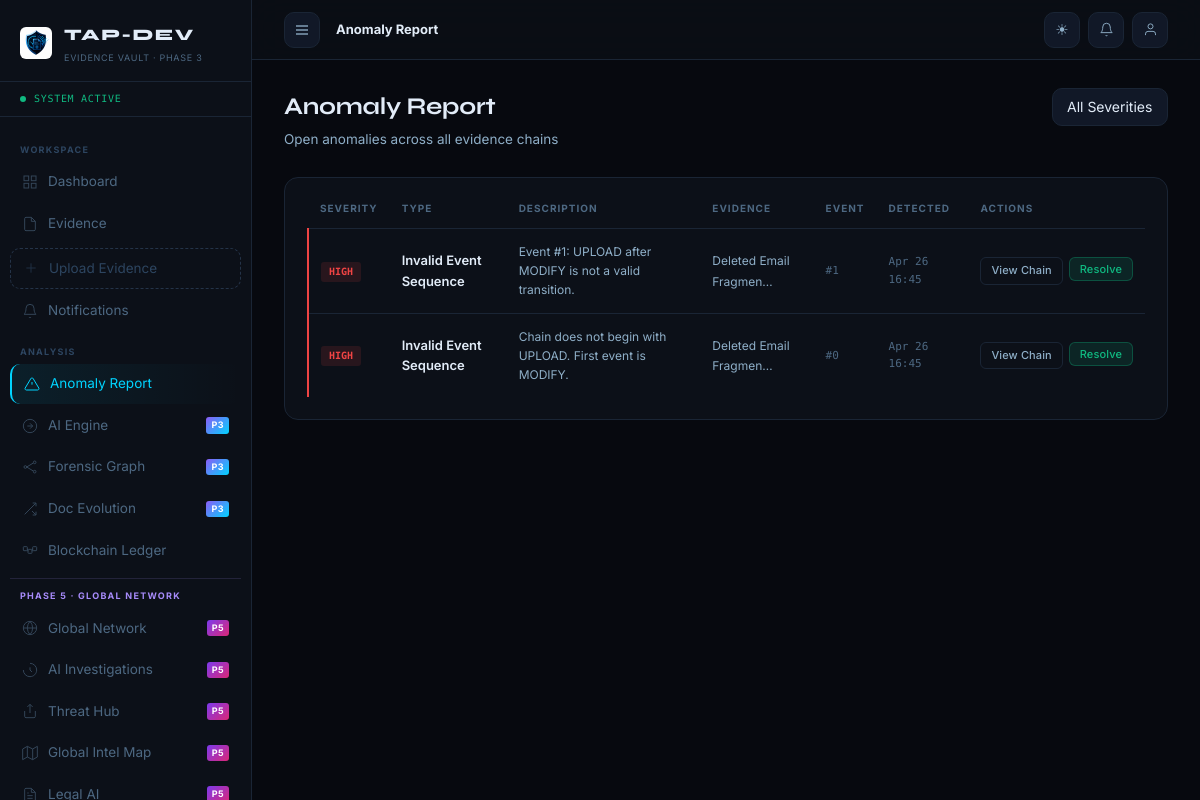
The page /analysis/anomalies/ (signed in) on the database its author committed.
### apps/analysis/models.py (models this page shows, shortened)
class Anomaly(models.Model):
    SEVERITY_CHOICES = [('LOW', 'Low'), ('MEDIUM', 'Medium'), ('HIGH', 'High')]
    ANOMALY_TYPES = [
        ('INVALID_SEQUENCE',   'Invalid Event Sequence'),
        ('BACKWARD_TIMESTAMP', 'Backward Timestamp'),
        ('MISSING_STEP',       'Missing Logical Step'),
        ('LARGE_GAP',          'Large Time Gap'),
        ('DUPLICATE_EVENT',    'Duplicate Event Type'),
        ('HASH_MISMATCH',      'Chain Hash Mismatch'),
        ('PREMATURE_VERIFY',   'Premature Verification'),
        ('ORPHAN_MODIFY',      'Orphan Modification'),
    ]
    evidence     = models.ForeignKey('tap_evidence.Evidence', on_delete=models.CASCADE, related_name='anomalies')
    anomaly_type = models.CharField(max_length=50, choices=ANOMALY_TYPES)
    description  = models.TextField()
    severity     = models.CharField(max_length=10, choices=SEVERITY_CHOICES)
    detected_at  = models.DateTimeField(auto_now_add=True)
    related_event = models.ForeignKey('tap_events.Event', null=True, blank=True, on_delete=models.SET_NULL)
    is_resolved  = models.BooleanField(default=False)
    resolved_by  = models.ForeignKey('auth.User', null=True, blank=True, on_delete=models.SET_NULL)
    resolved_at  = models.DateTimeField(null=True, blank=True)
    notes        = models.TextField(blank=True)
    class Meta:
        db_table = 'tap_anomalies'
        ordering = ['-detected_at']

### apps/evidence/models.py (models this page shows, shortened)
class Evidence(models.Model):
    STATUS_CHOICES = [
        ('PENDING','Pending'),('VERIFIED','Verified'),
        ('FLAGGED','Flagged'),('STORED','Stored'),('ARCHIVED','Archived'),
    ]
    EXPIRY_TYPE_CHOICES = [
        ('NONE', 'No Expiry'),
        ('TIMED', 'Time-Based'),
        ('EVENT', 'Event-Based'),
    ]
    title             = models.CharField(max_length=255)
    description       = models.TextField(blank=True)
    file              = models.FileField(upload_to=evidence_upload_path, null=True, blank=True)
    filename_original = models.CharField(max_length=255, blank=True)
    file_size         = models.BigIntegerField(default=0)
    mime_type         = models.CharField(max_length=100, blank=True)
    sha256_hash       = models.CharField(max_length=64, db_index=True)
    uploader          = models.ForeignKey(User, on_delete=models.CASCADE, related_name='submitted_evidence')
    created_at        = models.DateTimeField(auto_now_add=True)
    updated_at        = models.DateTimeField(auto_now=True)
    status            = models.CharField(max_length=20, choices=STATUS_CHOICES, default='PENDING')
    trust_score       = models.IntegerField(default=100)
    ipfs_cid          = models.CharField(max_length=255, blank=True)
    blockchain_tx     = models.CharField(max_length=255, blank=True)
    case_id           = models.CharField(max_length=100, blank=True, db_index=True)
    tags              = models.CharField(max_length=255, blank=True)
    version           = models.PositiveIntegerField(default=1)
    is_latest_version = models.BooleanField(default=True)
    parent_evidence   = models.ForeignKey('self', null=True, blank=True, on_delete=models.SET_NULL, related_name='versions')
    expiry_enabled    = models.BooleanField(default=False)
    expiry_type       = models.CharField(max_length=10, choices=EXPIRY_TYPE_CHOICES, default='NONE')
    expires_at        = models.DateTimeField(null=True, blank=True, db_index=True)
    expiry_condition  = models.CharField(max_length=255, blank=True)  # For event-based
    is_expired        = models.BooleanField(default=False, db_index=True)
    expired_at        = models.DateTimeField(null=True, blank=True)
    class Meta:
        db_table = 'tap_evidence'
        ordering = ['-created_at']

### apps/events/models.py (models this page shows, shortened)
class Event(models.Model):
    EVENT_TYPES = [
        ('UPLOAD', 'Upload'),
        ('MODIFY', 'Modify'),
        ('VERIFY', 'Verify'),
        ('STORE',  'Store'),
        ('FLAG',   'Flag'),
        ('NOTE',   'Note'),
        ('EXPIRE_SET', 'Expiry Set'),
        ('EXPIRED', 'Expired'),
    ]
    EVENT_COLORS = {
        'UPLOAD': '#00d4ff',
        'MODIFY': '#f59e0b',
        'VERIFY': '#10b981',
        'STORE':  '#8b5cf6',
        'FLAG':   '#ef4444',
        'NOTE':   '#6b7280',
        'EXPIRE_SET': '#f97316',
        'EXPIRED': '#991b1b',
    }
    evidence       = models.ForeignKey('tap_evidence.Evidence', on_delete=models.CASCADE, related_name='events')
    event_type     = models.CharField(max_length=20, choices=EVENT_TYPES)
    timestamp      = models.DateTimeField(default=timezone.now, db_index=True)
    actor          = models.ForeignKey(User, on_delete=models.SET_NULL, null=True, related_name='events')
    description    = models.TextField(blank=True)
    previous_event = models.ForeignKey(
        'self', null=True, blank=True,
        on_delete=models.SET_NULL, related_name='next_events'
    )
    event_hash     = models.CharField(max_length=64, blank=True, db_index=True)
    sequence_number = models.PositiveIntegerField(default=0)
    blockchain_anchored = models.BooleanField(default=False)
    blockchain_tx       = models.CharField(max_length=255, blank=True)
    metadata       = models.JSONField(default=dict, blank=True)
    class Meta:
        db_table = 'tap_events'
        ordering = ['timestamp', 'sequence_number']

### apps/analysis/views.py (the view)
    @login_required
    def wrapper(request, *args, **kwargs):
        if not hasattr(request.user,'profile') or request.user.profile.role not in ('ANALYST','ADMIN'):
            messages.error(request,'Analyst access required.')
            return redirect('dashboard:home')
        return fn(request, *args, **kwargs)

### apps/analysis/views.py (called while the page is built)
def require_analyst(fn):
    @login_required
    def wrapper(request, *args, **kwargs):
        if not hasattr(request.user,'profile') or request.user.profile.role not in ('ANALYST','ADMIN'):
            messages.error(request,'Analyst access required.')
            return redirect('dashboard:home')
        return fn(request, *args, **kwargs)
    return wrapper

@require_analyst
def anomaly_list(request):
    severity = request.GET.get('severity','')
    qs = Anomaly.objects.select_related('evidence','related_event').filter(is_resolved=False)
    if severity: qs = qs.filter(severity=severity)
    return render(request,'analysis/anomaly_list.html',{'anomalies':qs,'severity':severity})

### apps/notifications/context_processors.py (called while the page is built)
def notifications_ctx(request):
    if request.user.is_authenticated:
        count = request.user.notifications.filter(is_read=False).count()
        return {'unread_notifications': count}
    return {'unread_notifications': 0}

### apps/users/models.py (called while the page is built)
    def get_avatar_initials(self):
        fn = self.user.first_name[:1] if self.user.first_name else ''
        ln = self.user.last_name[:1]  if self.user.last_name  else ''
        return (fn + ln).upper() or self.user.username[:2].upper()

### templates/analysis/anomaly_list.html (shortened to what this page needs)
{% extends 'base.html' %}{% block title %}Anomaly Report{% endblock %}{% block nav_analysis %}active{% endblock %}
{% block breadcrumb %}<strong>Anomaly Report</strong>{% endblock %}
{% block content %}
<div class="page-header">
  <div><h1 class="page-title">Anomaly Report</h1><p class="page-sub">Open anomalies across all evidence chains</p></div>
  <form method="get">
    <select name="severity" class="form-input" style="width:auto;" onchange="this.form.submit()">
      <option value="">All Severities</option>
    </select>
  </form>
</div>
{% if anomalies %}
<div class="card">
  <table class="data-table">
    <thead><tr><th>Severity</th><th>Type</th><th>Description</th><th>Evidence</th><th>Event</th><th>Detected</th><th>Actions</th></tr></thead>
    <tbody>{% for a in anomalies %}
      <tr style="{% if a.severity == 'HIGH' %}border-left:2px solid var(--red);{% elif a.severity == 'MEDIUM' %}border-left:2px solid var(--amber);{% endif %}">
        <td><span class="sev-badge sev-{{ a.severity|lower }}">{{ a.severity }}</span></td>
        <td style="font-weight:600;font-size:13px;">{{ a.get_anomaly_type_display }}</td>
        <td style="font-size:12px;color:var(--text-2);">{{ a.description|truncatechars:70 }}</td>
        <td><a href="{% url 'evidence:detail' a.evidence.pk %}" class="table-link">{{ a.evidence.title|truncatechars:22 }}</a></td>
        <td style="font-family:var(--font-mono);font-size:11px;color:var(--text-3);">{% if a.related_event %}#{{ a.related_event.sequence_number }}{% else %}—{% endif %}</td>
        <td style="font-family:var(--font-mono);font-size:11px;color:var(--text-3);">{{ a.detected_at|date:"M d H:i" }}</td>
        <td><div class="action-group">
          <a href="{% url 'evidence:detail' a.evidence.pk %}" class="btn btn-xs btn-ghost">View Chain</a>
          <form method="post" action="{% url 'analysis:resolve' a.pk %}" style="display:inline;">{% csrf_token %}
            <button class="btn btn-xs btn-success">Resolve</button>
          </form>
        </div></td>
      </tr>{% endfor %}
    </tbody>
  </table>
</div>
{% endif %}{% endblock %}

### rows shown on the page
Anomaly: severity "HIGH", anomaly_type "Invalid Event Sequence", description "Event #1: UPLOAD after MODIFY is not a valid transition.", evidence "Deleted Email Fragmen…", related_event.sequence_number "1", detected_at "Apr 26 16:45"
Anomaly: severity "HIGH", anomaly_type "Invalid Event Sequence", description "Chain does not begin with UPLOAD. First event is MODIFY.", evidence "Deleted Email Fragmen…", related_event.sequence_number "0", detected_at "Apr 26 16:45"
